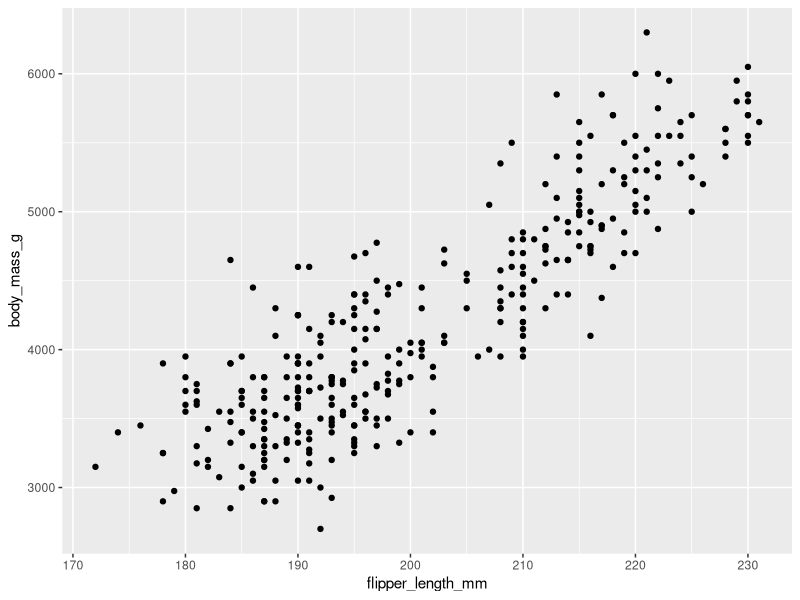
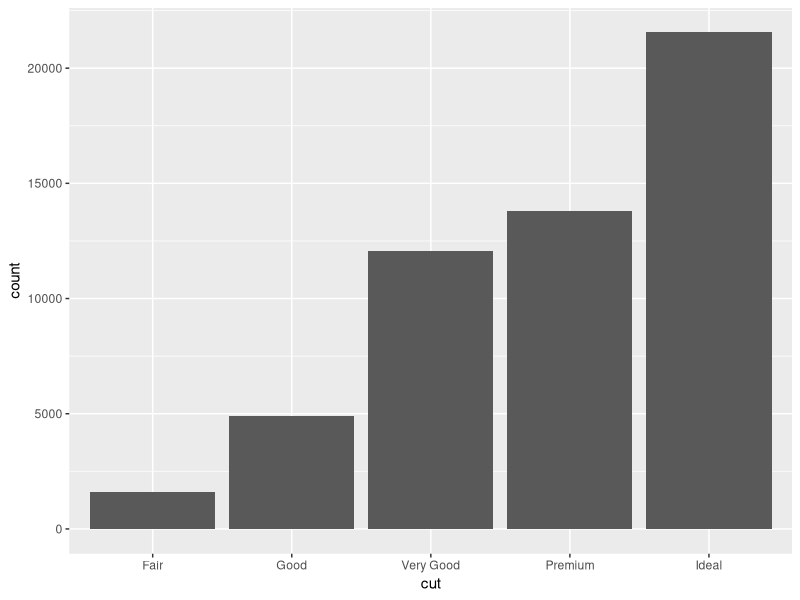
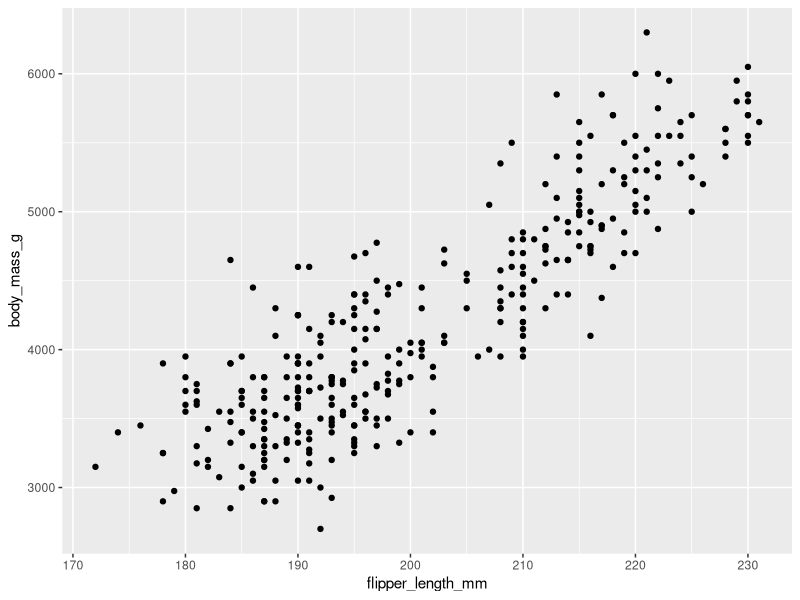
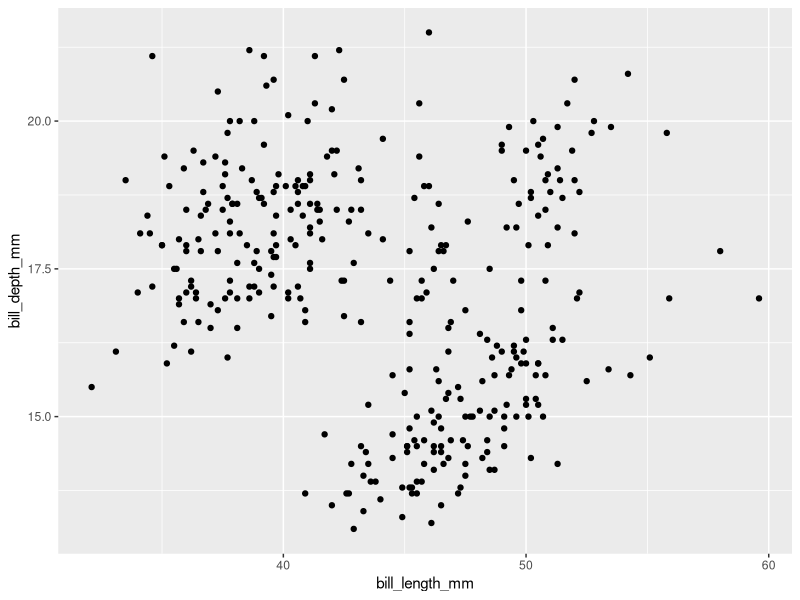
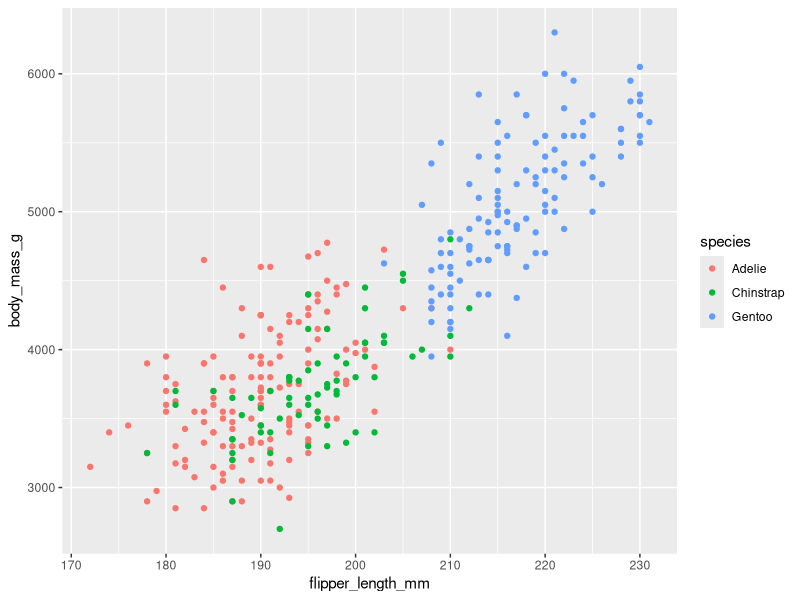
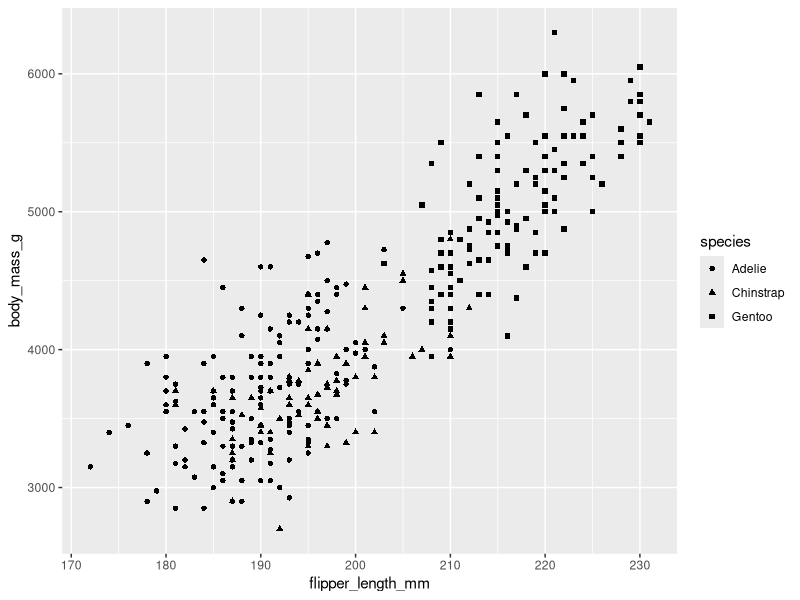
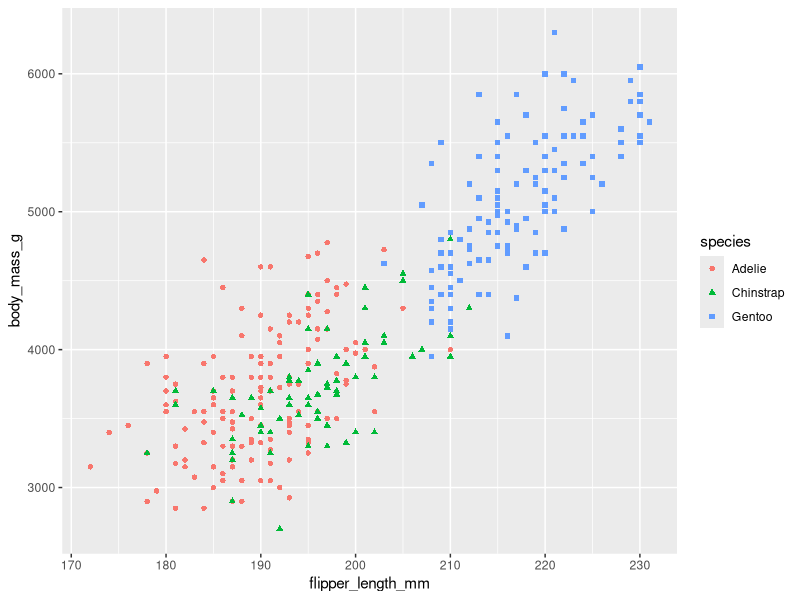
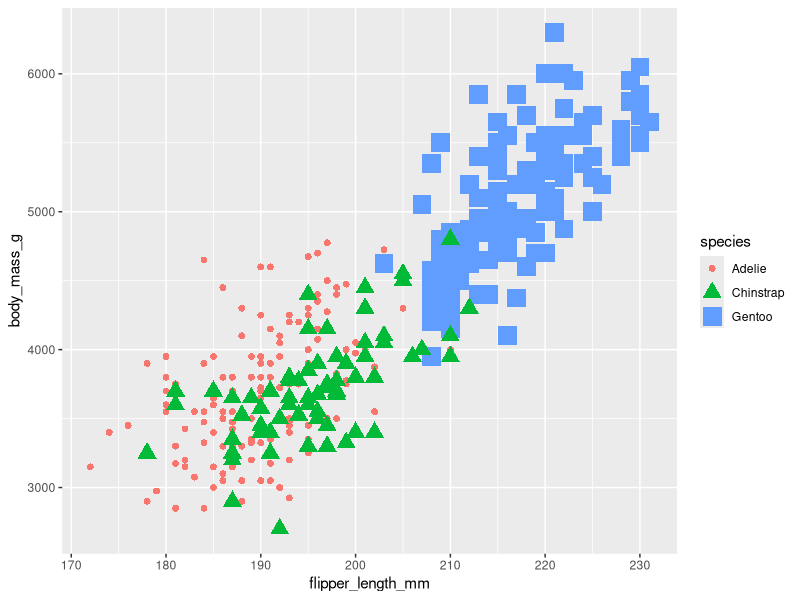

Generate these figures, in order, with R: (Note: this script raises an error after producing the figures.)
## ---- chunk 1
library(ggplot2)
library(palmerpenguins)
head(penguins)
## ---- chunk 2
ggplot(data = penguins)+
  geom_point(mapping = aes(x = flipper_length_mm, y = body_mass_g))
## ---- chunk 3
data("diamonds")
head(diamonds)
## ---- chunk 4
ggplot(data = diamonds)+geom_bar(mapping = aes(x = cut))
## ---- chunk 5
ggplot(data = penguins)+geom_point(mapping = aes(x = flipper_length_mm, y = body_mass_g))
## ---- chunk 6
ggplot(data = penguins, aes(x = bill_length_mm, y = bill_depth_mm))+geom_point()
## ---- chunk 7
ggplot(data = penguins, aes(x = flipper_length_mm, y = body_mass_g, color = species))+
  geom_point()
## ---- chunk 8
ggplot(data = penguins, aes(x = flipper_length_mm, y = body_mass_g, shape = species))+
  geom_point()
## ---- chunk 9
ggplot(data = penguins, aes(x = flipper_length_mm, y = body_mass_g, color = species, shape = species))+
  geom_point()
## ---- chunk 10
ggplot(data = penguins, aes(x = flipper_length_mm, y = body_mass_g, color = species, shape = species, size = species))+
  geom_point()
## ---- chunk 11
ggplot(data = penguins, aes(x = flipper_length_mm, y = body_mass_g, alpha = species))+
  geom_point()
## ---- chunk 12
ggplot(data = penguins, aes(x = flipper_length_mm, y = body_mass_g))+
  geom_point(alpha = 0.5)
## ---- chunk 13
ggplot(data = penguins, aes(x = flipper_length_mm, y = body_mass_g))+
  geom_point(color = "purple")
## ---- chunk 14
ggplot(data = penguins, aes(x = flipper_length_mm, y = body_mass_g))+
  geom_smooth(color = "purple")

## ---- chunk 15
ggplot(data = penguins, aes(x = flipper_length_mm, y = body_mass_g))+
  geom_smooth(color = "purple")+geom_point()

## ---- chunk 16
ggplot(data = penguins ) + 
  geom_smooth(mapping = aes(x = flipper_length_mm, y = body_mass_g, linetype = species))
## ---- chunk 17
ggplot(data = penguins, aes(x = flipper_length_mm, y = body_mass_g))+
  geom_jitter()
## ---- chunk 18
ggplot(data = diamonds, aes( x = cut))+geom_bar()
## ---- chunk 19
ggplot(data = diamonds, aes( x = cut, color = cut))+geom_bar()
## ---- chunk 20
ggplot(data = diamonds, aes( x = cut, fill = cut))+geom_bar()
## ---- chunk 21
ggplot(data = diamonds, aes( x = cut, fill = clarity))+geom_bar()+
## ---- chunk 22
ggplot(data = diamonds, aes( x = cut, fill = clarity))+geom_bar()+
  facet_wrap(~clarity)+
  theme(axis.text.x = element_text(angle = 45))
## ---- chunk 23
ggplot(data = diamonds, aes( x = color, fill = cut))+geom_bar()+
  facet_wrap(~cut)+
  theme(axis.text.x = element_text(angle = 45))
## ---- chunk 24
ggplot(data = penguins, aes(x = flipper_length_mm, y = body_mass_g, color = species))+
  geom_point()+facet_grid(~sex~species)
## ---- chunk 25
ggplot(data = penguins, aes(x = flipper_length_mm, y = body_mass_g, color = species))+
  geom_point()+facet_grid(~species)
## ---- chunk 26
ggplot(data = penguins, aes(x = flipper_length_mm, y = body_mass_g, color = species))+
  geom_point()+facet_grid(~sex)
## ---- chunk 27
ggplot(data = penguins, aes(x = flipper_length_mm, y = body_mass_g, color = species))+
  geom_point()+ 
  labs(title = "Palmer Penguins: Body Mass vs Flipper Length")

## ---- chunk 28
ggplot(data = penguins, aes(x = flipper_length_mm, y = body_mass_g, color = species))+
  geom_point()+ 
  labs(title = "Palmer Penguins: Body Mass vs Flipper Length", subtitle = "Sample of Three Penguin Species")

## ---- chunk 29
ggplot(data = penguins, aes(x = flipper_length_mm, y = body_mass_g, color = species))+
  geom_point()+ 
  labs(title = "Palmer Penguins: Body Mass vs Flipper Length", subtitle = "Sample of Three Penguin Species", caption = "Data collected by Dr Kisten Gorman")
## ---- chunk 30
ggplot(data = penguins, aes(x = flipper_length_mm, y = body_mass_g, color = species))+
  geom_point()+ 
  labs(title = "Palmer Penguins: Body Mass vs Flipper Length", subtitle = "Sample of Three Penguin Species")+annotate("text", x = 220, y = 3500, label = "The Gentoos are the largest", color = "purple",fontface = "bold", size = 4.5, angle = 25)
## ---- chunk 31
ggplot(data = penguins, aes(x = flipper_length_mm, y = body_mass_g, color = species))+
  geom_point()
## ---- chunk 32
ggsave("Three Penguins Species.png")
## ---- chunk 33
ggplot(data = penguins) + 
     geom_point(mapping = aes(x = flipper_length_mm, y = body_mass_g, size = species))
